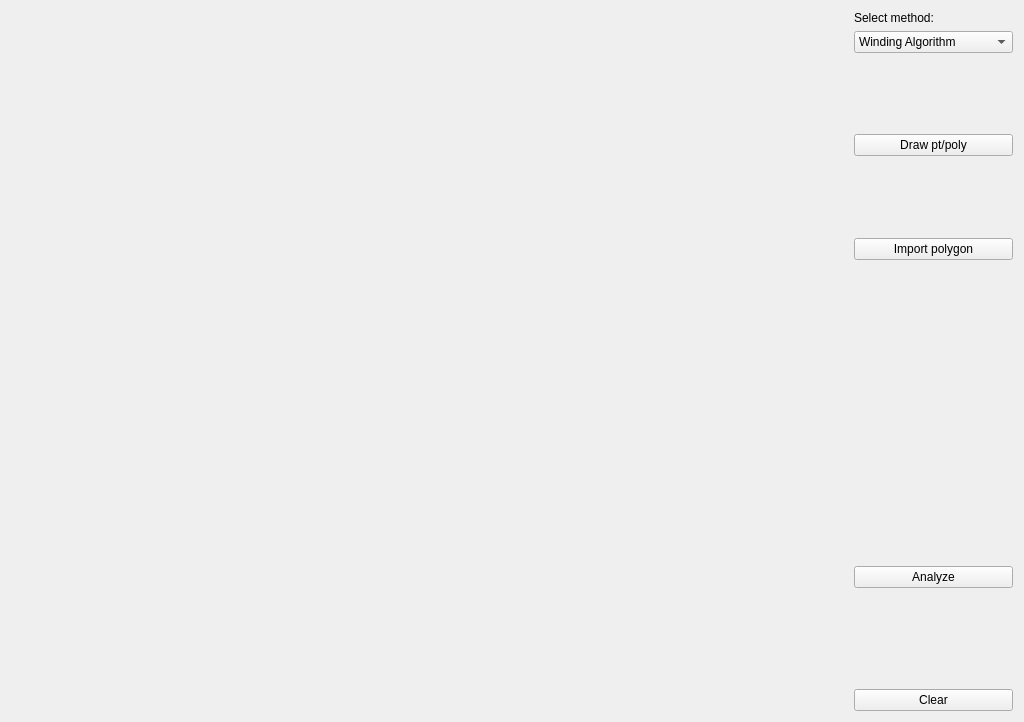
<?xml version="1.0" encoding="UTF-8"?>
<ui version="4.0">
 <class>Widget</class>
 <widget class="QWidget" name="Widget">
  <property name="geometry">
   <rect>
    <x>0</x>
    <y>0</y>
    <width>1024</width>
    <height>722</height>
   </rect>
  </property>
  <property name="windowTitle">
   <string>Analyze point and polygon position</string>
  </property>
  <layout class="QHBoxLayout" name="horizontalLayout">
   <item>
    <widget class="Draw" name="Canvas" native="true">
     <property name="sizePolicy">
      <sizepolicy hsizetype="Preferred" vsizetype="Preferred">
       <horstretch>1</horstretch>
       <verstretch>1</verstretch>
      </sizepolicy>
     </property>
    </widget>
   </item>
   <item>
    <layout class="QVBoxLayout" name="verticalLayout">
     <item>
      <widget class="QLabel" name="label_2">
       <property name="text">
        <string>Select method:</string>
       </property>
      </widget>
     </item>
     <item>
      <widget class="QComboBox" name="comboBox">
       <item>
        <property name="text">
         <string>Winding Algorithm</string>
        </property>
       </item>
       <item>
        <property name="text">
         <string>Ray Crossing Algorithm</string>
        </property>
       </item>
      </widget>
     </item>
     <item>
      <spacer name="verticalSpacer_3">
       <property name="orientation">
        <enum>Qt::Vertical</enum>
       </property>
       <property name="sizeHint" stdset="0">
        <size>
         <width>20</width>
         <height>40</height>
        </size>
       </property>
      </spacer>
     </item>
     <item>
      <widget class="QPushButton" name="drawModeButton">
       <property name="text">
        <string>Draw pt/poly</string>
       </property>
      </widget>
     </item>
     <item>
      <spacer name="verticalSpacer_4">
       <property name="orientation">
        <enum>Qt::Vertical</enum>
       </property>
       <property name="sizeHint" stdset="0">
        <size>
         <width>20</width>
         <height>40</height>
        </size>
       </property>
      </spacer>
     </item>
     <item>
      <widget class="QPushButton" name="importPolygonButton">
       <property name="text">
        <string>Import polygon</string>
       </property>
      </widget>
     </item>
     <item>
      <spacer name="verticalSpacer_2">
       <property name="orientation">
        <enum>Qt::Vertical</enum>
       </property>
       <property name="sizeType">
        <enum>QSizePolicy::Fixed</enum>
       </property>
       <property name="sizeHint" stdset="0">
        <size>
         <width>20</width>
         <height>300</height>
        </size>
       </property>
      </spacer>
     </item>
     <item>
      <widget class="QPushButton" name="analyzeButton">
       <property name="text">
        <string>Analyze</string>
       </property>
      </widget>
     </item>
     <item>
      <widget class="QLabel" name="label">
       <property name="text">
        <string/>
       </property>
      </widget>
     </item>
     <item>
      <spacer name="verticalSpacer">
       <property name="orientation">
        <enum>Qt::Vertical</enum>
       </property>
       <property name="sizeHint" stdset="0">
        <size>
         <width>20</width>
         <height>40</height>
        </size>
       </property>
      </spacer>
     </item>
     <item>
      <widget class="QPushButton" name="clearButton">
       <property name="text">
        <string>Clear</string>
       </property>
      </widget>
     </item>
    </layout>
   </item>
  </layout>
 </widget>
 <customwidgets>
  <customwidget>
   <class>Draw</class>
   <extends>QWidget</extends>
   <header>draw.h</header>
   <container>1</container>
  </customwidget>
 </customwidgets>
 <resources/>
 <connections/>
</ui>
